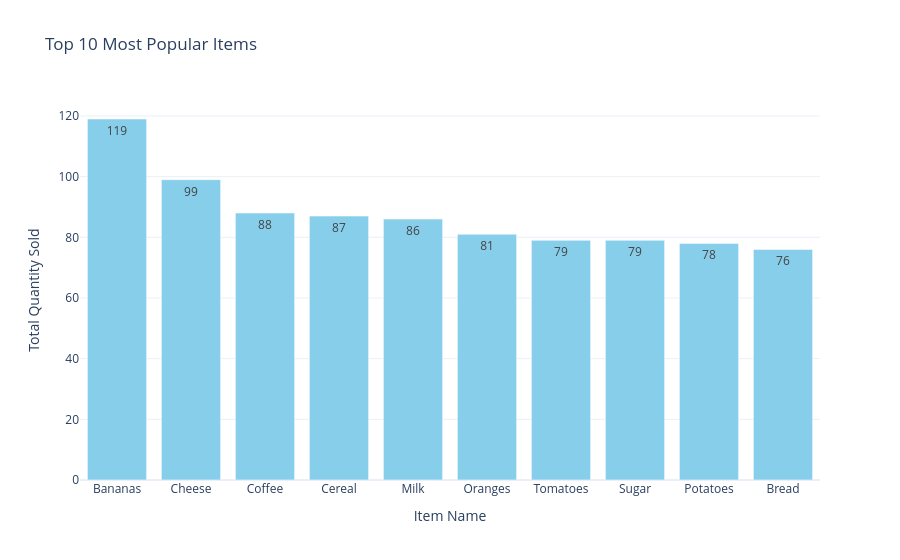

Notebook code cell kept with this figure:
### Markdown cell above
# Top 10 most popular items sold by the store:

### Code cell
# Calculate item popularity
item_popularity = data.groupby('Itemname')['Quantity'].sum().sort_values(ascending=False)

top_n = 10
fig = go.Figure()
fig.add_trace(go.Bar(x=item_popularity.index[:top_n], y=item_popularity.values[:top_n],
                     text=item_popularity.values[:top_n], textposition='auto',
                     marker=dict(color='skyblue')))
fig.update_layout(title=f'Top {top_n} Most Popular Items',
                  xaxis_title='Item Name', yaxis_title='Total Quantity Sold')
fig.show()

### Figure 1 — Plotly figure (JSON) as saved in the notebook; plotly's stock layout.template omitted (floating-point values rounded to 4 significant figures)
{"data": [{"marker": {"color": "skyblue"}, "text": [119, 99, 88, 87, 86, 81, 79, 79, 78, 76], "textposition": "auto", "type": "bar", "x": ["Bananas", "Cheese", "Coffee", "Cereal", "Milk", "Oranges", "Tomatoes", "Sugar", "Potatoes", "Bread"], "y": [119, 99, 88, 87, 86, 81, 79, 79, 78, 76]}], "layout": {"autosize": true, "title": {"text": "Top 10 Most Popular Items"}, "xaxis": {"autorange": true, "range": [-0.5, 9.5], "title": {"text": "Item Name"}, "type": "category"}, "yaxis": {"autorange": true, "range": [0, 125.3], "title": {"text": "Total Quantity Sold"}, "type": "linear"}}}
